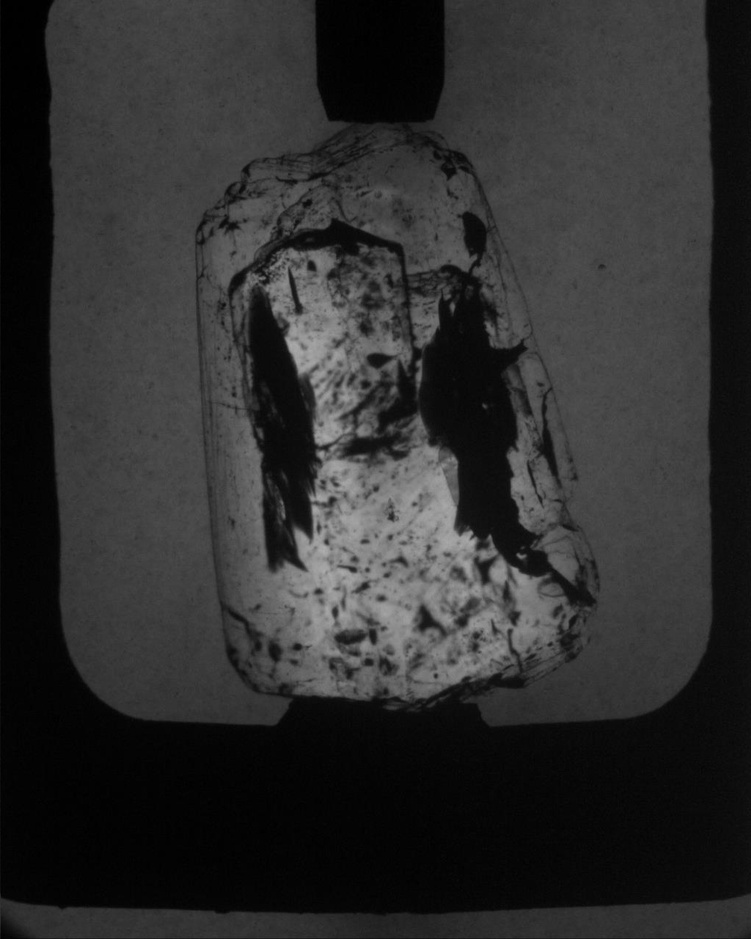
#> input picture Production Data/testing/147.jpg, 751 x 939 px, shrunk from 1024 x 1280 before the run
$ jupyter execute pixelColorChange.ipynb
#> lines starting #> are read from the running program, lines starting #| are printed output that depends on the picture; after the words box and inside, x2 and y2 are one past the last pixel; in counts of white or black regions, pixels touching at a corner belong together
[cell 1]
import cv2
import numpy as np
from PIL import Image
from skimage.feature import corner_harris, corner_subpix, corner_peaks

from PIL import Image
from numpy import asarray

[cell 2]
img = Image.open("147.jpg")
#> img is the input picture: PIL image 751x939 L; min 0, max 175, mean 45.9

[cell 3]
numpydata = asarray(img)
numpydata.shape
#> Out = (939, 751)

[cell 4]
numpydata_copy = numpydata.copy()
numpydata_copy[0] = [0]*len(numpydata_copy[0])
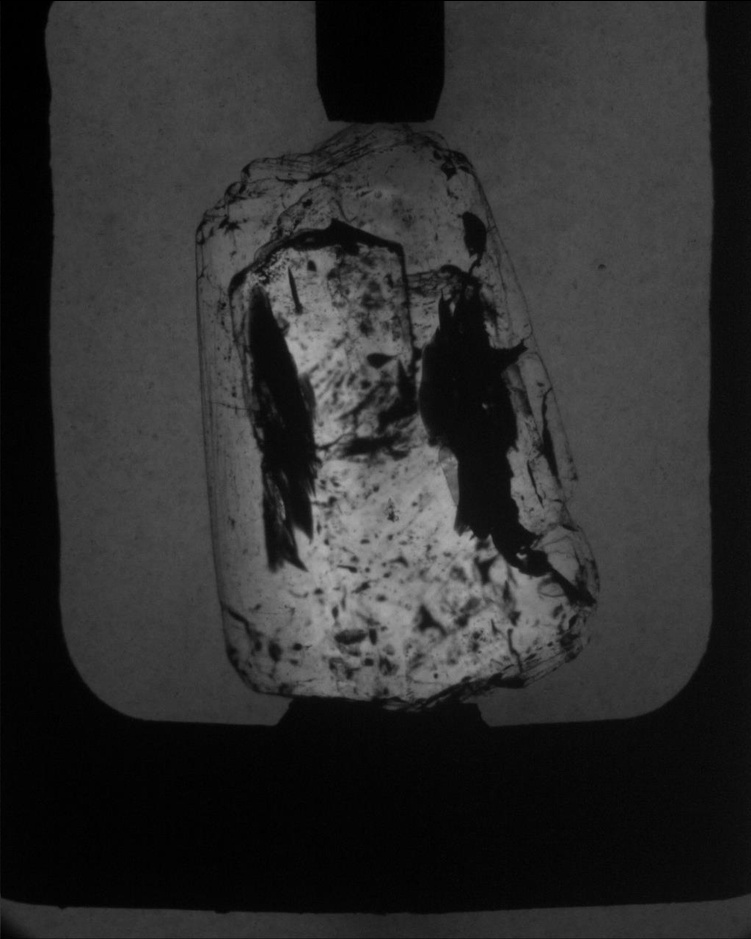
#> numpydata_copy: shape (939, 751); 0.1% of pixels changed, all inside (x1, y1, x2, y2) = (0, 0, 751, 1)
numpydata_copy


$ run again, with Production Data/testing/208.jpg copied over Production Data/testing/147.jpg
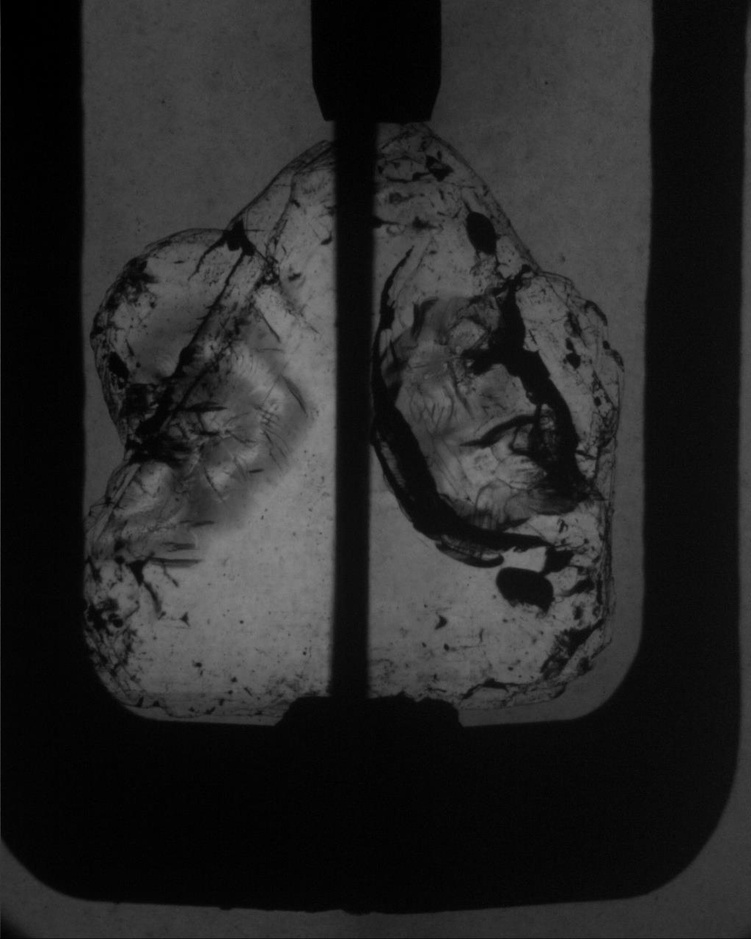
#> input picture Production Data/testing/208.jpg, 751 x 939 px, shrunk from 1024 x 1280 before the run
#> img is the input picture: PIL image 751x939 L; min 0, max 136, mean 39.5
#> `numpydata_copy[0] = [0]*len(numpydata_copy[0])`:
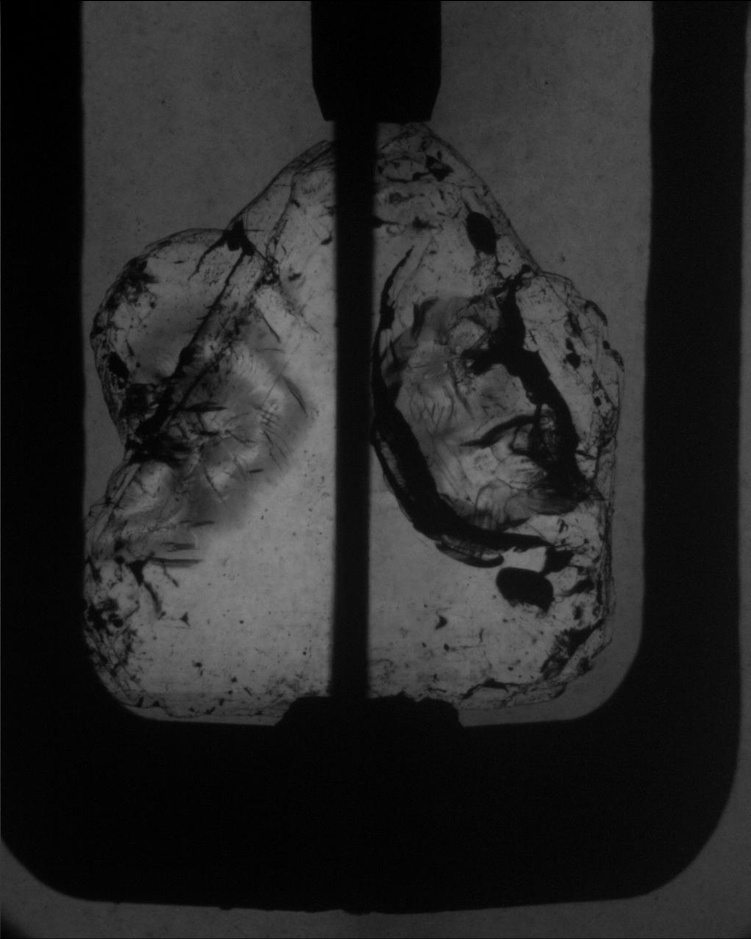
#> numpydata_copy: shape (939, 751); 0.1% of pixels changed, all inside (x1, y1, x2, y2) = (0, 0, 751, 1)
